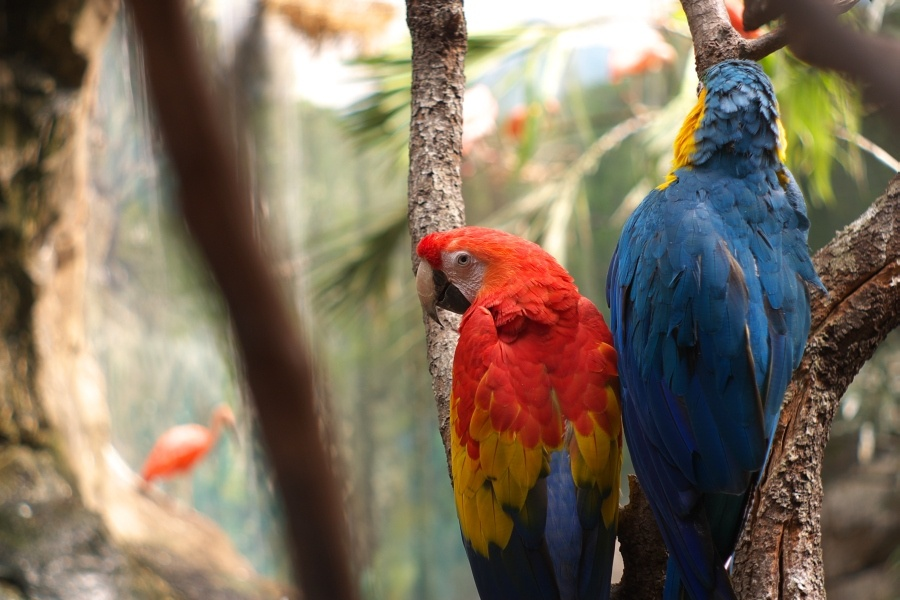
%> input picture FC_LAB0/faunia.jpg, 900 x 600 px
$ octave Ej2.m   (GNU Octave 9; MATLAB toolbox functions it lacks are replaced by stand-ins)
%> lines starting %> are read from the running program, lines starting %| are printed output that depends on the picture
%apartado 2.1

im=imread('faunia.jpg');
%> im is the input picture: size 600x900x3 uint8; mean R, G, B 126.4, 111.8, 93.9
im_d=im2double(im);

figure(1);
subplot(2,2,1);
im_r=im_d;
im_r(:,:,2)=0;
im_r(:,:,3)=0;
imshow(im_r);
subplot(2,2,2);
im_g=im_d;
im_g(:,:,1)=0;
im_g(:,:,3)=0;
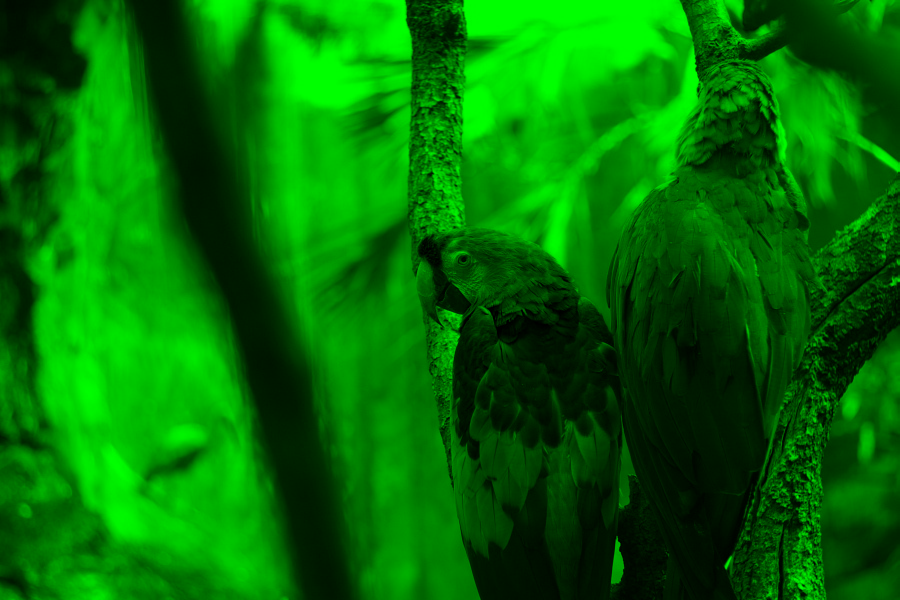
%> im_g: size 600x900x3 double; mean R, G, B 0, 0.439, 0
imshow(im_g);
subplot(2,2,3);
im_b=im_d;
im_b(:,:,1)=0;
im_b(:,:,2)=0;
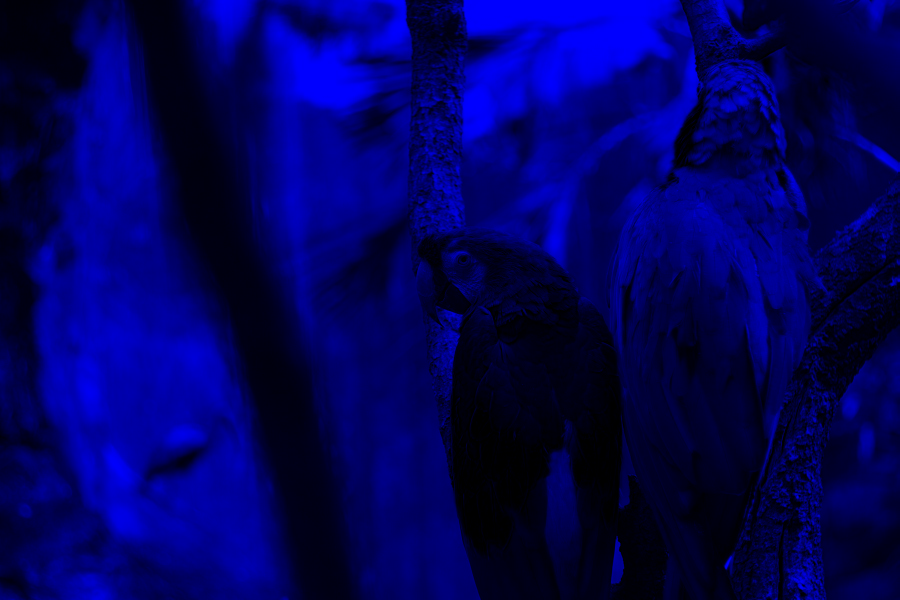
%> im_b: size 600x900x3 double; mean R, G, B 0, 0, 0.368
imshow(im_b);

%Apartado 2.2
figure(2);
imshow(im(:,:,[3 1 2]));
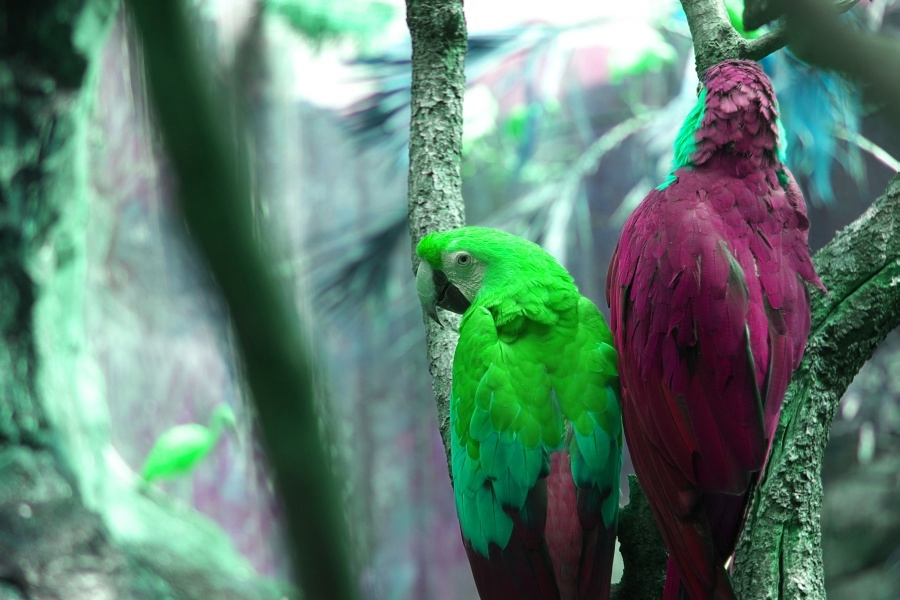
%> displayed picture: size 600x900x3, on the screen's scale of 0 to 255; mean R, G, B 93.9, 126.4, 111.8

%Apartado 2.3
hsv1=rgb2hsv(im_d);
%> hsv1: size 600x900x3 double; mean H, S, V 0.187, 0.392, 0.525
hsv2=hsv1;
hsv3=hsv1;
% ponemos valores del canal V a 0.5
figure(3);
hsv1(:,:,3)=0.5;
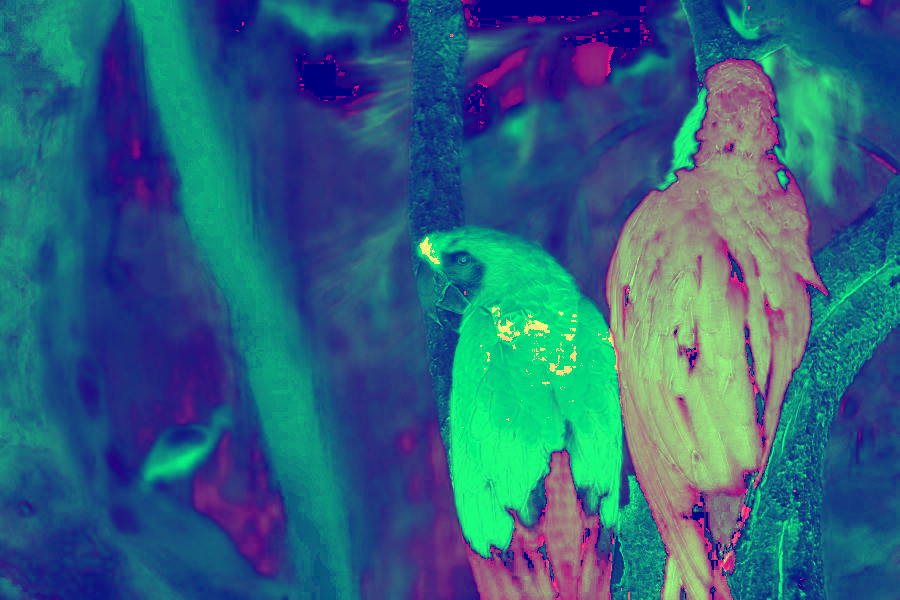
%> hsv1: size 600x900x3 double; mean R, G, B 0.187, 0.392, 0.5
res=hsv2rgb(hsv1);
imshow(res);
% ponemos valores del canal de saturacion a 1
figure(4);
hsv2(:,:,2)=1;
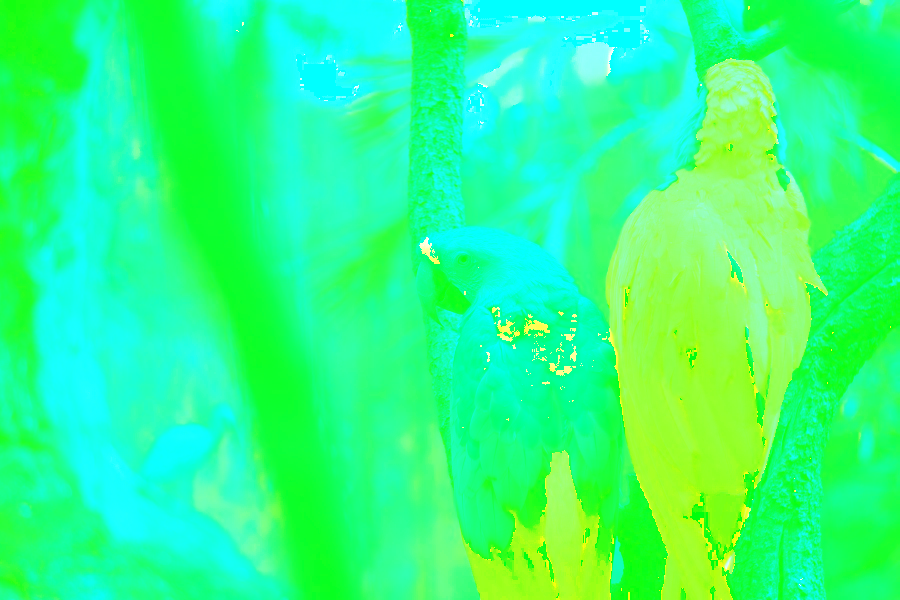
%> hsv2: size 600x900x3 double; mean R, G, B 0.187, 1, 0.525
res=hsv2rgb(hsv2);
imshow(res);
% ponemos valores del canal del tono a 0.33
figure(5);
hsv3(:,:,1)=0.33;
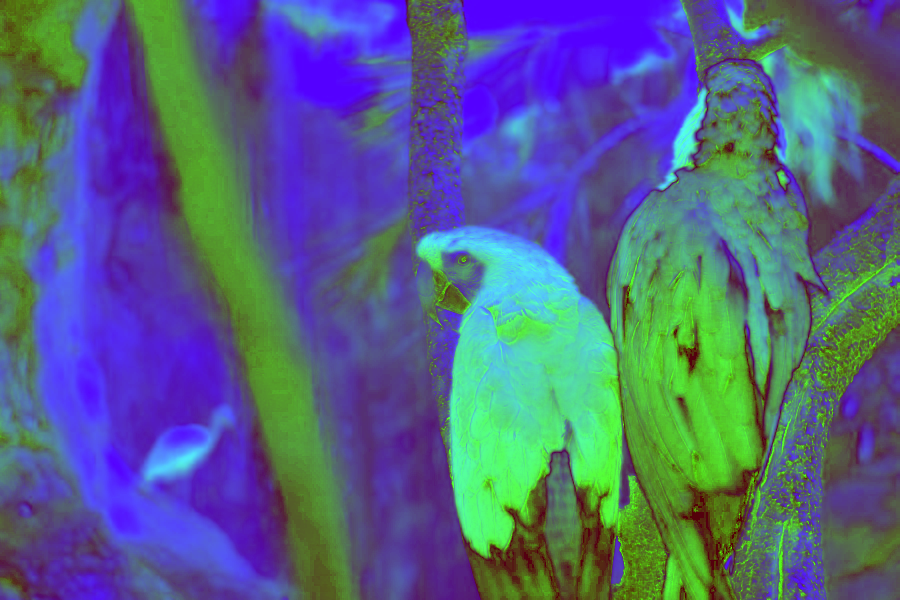
%> hsv3: size 600x900x3 double; mean R, G, B 0.33, 0.392, 0.525
res=hsv2rgb(hsv3);
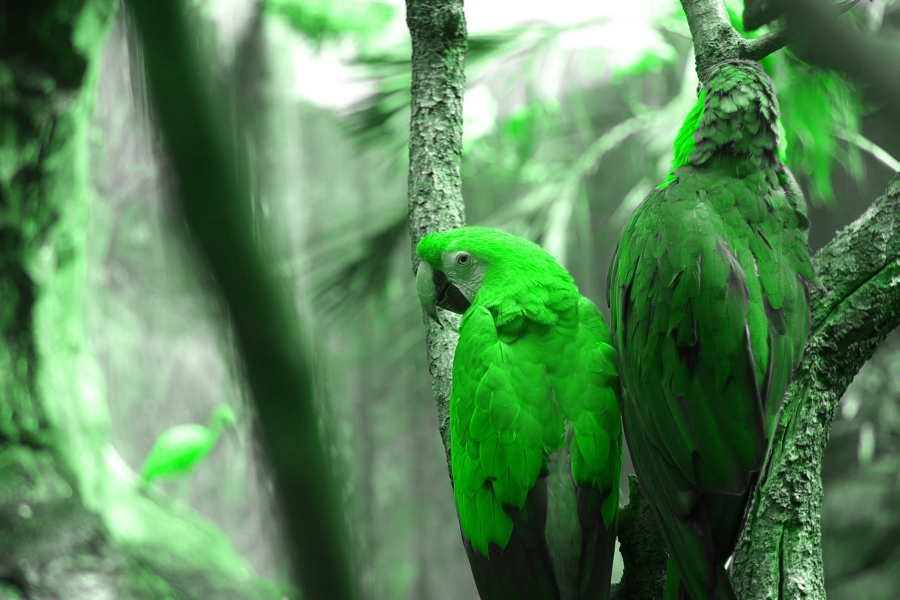
%> res: size 600x900x3 double; mean R, G, B 0.347, 0.525, 0.343
imshow(res);

$ run again, with FC_LAB0/faro.jpg copied over FC_LAB0/faunia.jpg
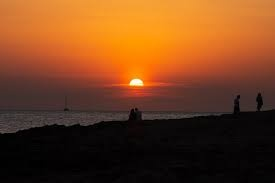
%> input picture FC_LAB0/faro.jpg, 275 x 183 px
%> im is the input picture: size 183x275x3 uint8; mean R, G, B 116.6, 65.3, 29.7
%> `hsv3(:,:,1)=0.33;`:
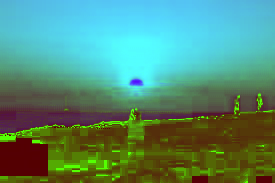
%> hsv3: size 183x275x3 double; mean R, G, B 0.33, 0.551, 0.457
%> `res=hsv2rgb(hsv3);`:
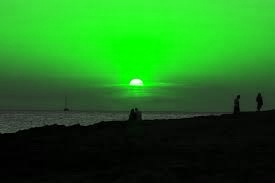
%> res: size 183x275x3 double; mean R, G, B 0.122, 0.457, 0.115

$ run again, with FC_LAB0/playa.jpg copied over FC_LAB0/faunia.jpg
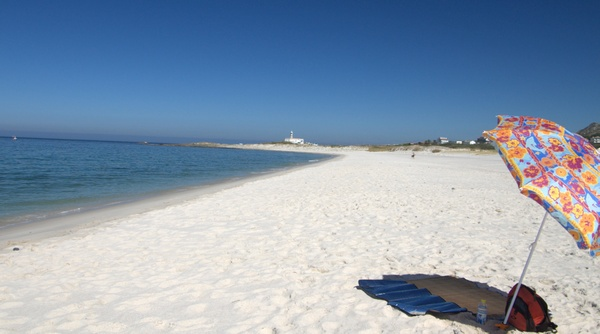
%> input picture FC_LAB0/playa.jpg, 600 x 334 px
%> im is the input picture: size 334x600x3 uint8; mean R, G, B 136.6, 154.6, 174.9
%> `hsv3(:,:,1)=0.33;`:
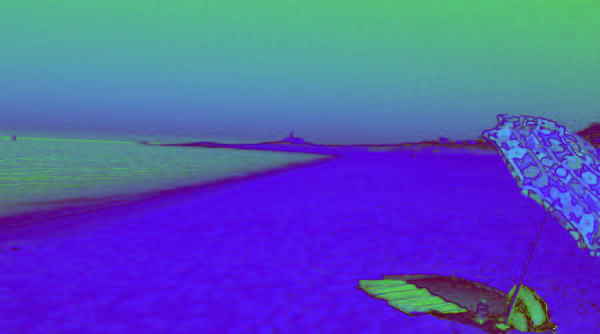
%> hsv3: size 334x600x3 double; mean R, G, B 0.33, 0.336, 0.714
%> `res=hsv2rgb(hsv3);`:
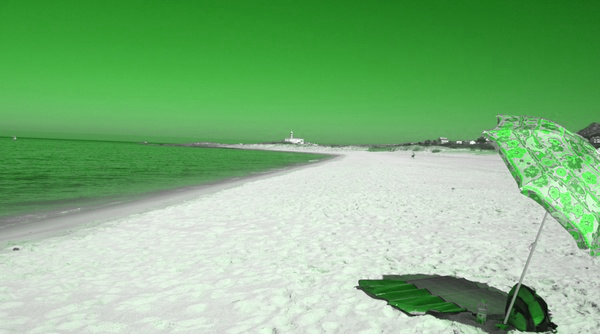
%> res: size 334x600x3 double; mean R, G, B 0.51, 0.714, 0.506
